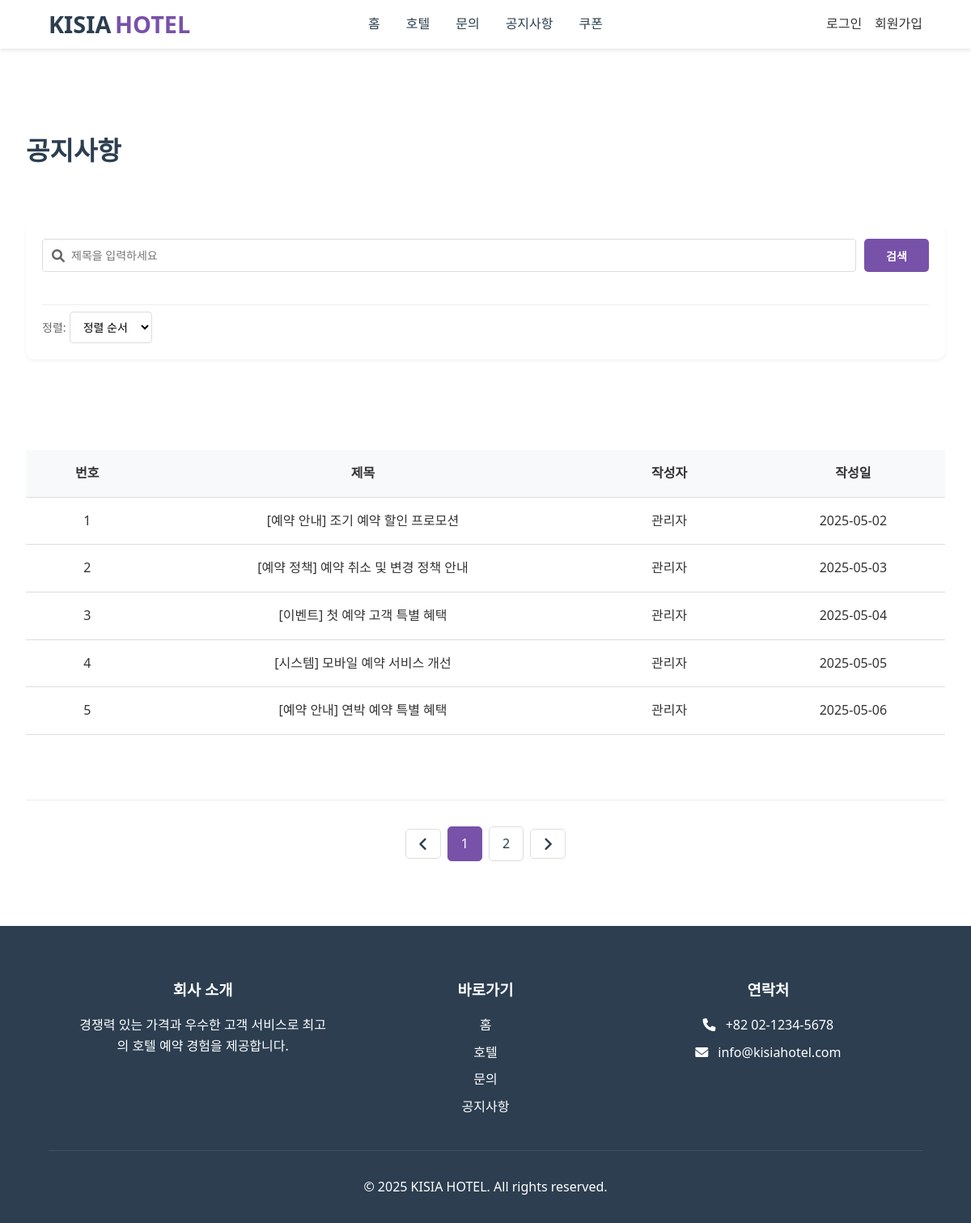
The app's page /notice/notice.php with its own data.
### tables this page shows
CREATE TABLE notices (
    notice_id INT PRIMARY KEY AUTO_INCREMENT,
    user_id INT NOT NULL,
    title VARCHAR(255) NOT NULL,
    content TEXT NOT NULL,
    created_at DATETIME DEFAULT CURRENT_TIMESTAMP,
    is_released BOOLEAN DEFAULT TRUE,
    FOREIGN KEY (user_id) REFERENCES users(user_id)
);

CREATE TABLE users (
    user_id INT PRIMARY KEY AUTO_INCREMENT,
    username VARCHAR(50) NOT NULL,
    real_id VARCHAR(50) NOT NULL UNIQUE,
    password VARCHAR(255) NOT NULL,
    email VARCHAR(100) NOT NULL UNIQUE,
    phone VARCHAR(20),
    created_at DATETIME NOT NULL DEFAULT CURRENT_TIMESTAMP,
    is_admin BOOLEAN DEFAULT FALSE,
    terms BOOLEAN DEFAULT FALSE,
    marketing BOOLEAN DEFAULT FALSE,
    profile_image VARCHAR(255) DEFAULT '/image/default_profile.jpg',
    point INT DEFAULT 0,
    vip BOOLEAN DEFAULT FALSE,
    vip_status ENUM('auto', 'manual') DEFAULT 'auto'
);

### src/includes/notice_info.php (called while the page is built, shortened)
<?php
include_once __DIR__ . '/../includes/db_connection.php';
include_once __DIR__ . '/../includes/pagination.php';
$search = isset($_GET['search']) ? trim($_GET['search']) : '';
$sort = isset($_GET['sort']) ? $_GET['sort'] : 'recent';
$page = isset($_GET['page']) ? (int)$_GET['page'] : 1;
$page = max(1, $page);
$items_per_page = 5;
$offset = ($page - 1) * $items_per_page;
$query = "SELECT n.*, u.username
          FROM notices n
          JOIN users u ON n.user_id = u.user_id
          WHERE n.is_released = 1";
$query .= ($sort === 'recent') ? " ORDER BY n.notice_id ASC" : " ORDER BY n.notice_id DESC";
$query .= " LIMIT $offset, $items_per_page";
$result = $conn->query($query);
if (!$result) {
    echo "<script>alert('목록 조회 오류: " . $conn->error . "');</script>";
    $notice_list = array();
} else {
    $notice_list = array();
    if ($result->num_rows > 0) {
        while ($row = $result->fetch_assoc()) {
            $notice_list[] = [
                'notice_id' => $row['notice_id'],
                'title' => $row['title'],
                'username' => $row['username'],
                'created_at' => $row['created_at']
            ];
        }
    }
}
?>

### src/notice/notice.php (the view, shortened to what this page needs)
<?php
include_once __DIR__ . '/../includes/header.php';
include_once __DIR__ . '/../includes/notice_info.php';
?>
<main class="inquiry-board-container">
    <div class="inquiry-board-header">
        <h1 class="inquiry-board-title">공지사항</h1>
    </div>
    <div class="hotels-search-sort-container">
        <form class="hotels-search-box" method="get">
            <div class="hotels-search-row">
                <div class="hotels-search-input">
                    <i class="fas fa-search"></i>
                    <input class="hotels-search-input-input" type="text" name="search" placeholder="제목을 입력하세요" value="<?= $search ?>">
                </div>
                <button class="style-search-btn" type="submit">검색</button>
            </div>
        </form>
        <div class="controls-row">
            <form method="get" action="notice.php" class="sort-form">
                <span class="sort-label">정렬:</span>
                <select name="sort" class="sort-select" onchange="this.form.submit()">
                    <option value="none" <?= isset($_GET['sort']) && $_GET['sort'] === 'none' ? 'selected' : '' ?>>정렬 순서</option>
                </select>
            </form>
        </div>
    </div>
    <?php if (empty($notice_list)): ?>
        <p class="no-results">검색 결과가 없습니다.</p>
    <?php else: ?>
        <table class="inquiry-board-table">
            <thead>
                <tr>
                    <th style="width: 10%">번호</th>
                    <th style="width: 35%">제목</th>
                    <th style="width: 15%">작성자</th>
                    <th style="width: 15%">작성일</th>
                </tr>
            </thead>
            <tbody>
                <?php
                $start_num = ($page - 1) * 5 + 1;
                foreach ($notice_list as $notice):
                ?>
                    <tr>
                        <td><?= $start_num++ ?></td>
                        <td>
                            <a href="../notice/notice-detail.php?notice_id=<?= $notice['notice_id'] ?>">
                                <?= $notice['title'] ?>
                            </a>
                        </td>
                        <td><?= $notice['username'] ?></td>
                        <td><?= date('Y-m-d', strtotime($notice['created_at'])) ?></td>
                    </tr>
                <?php endforeach; ?>
            </tbody>
        </table>
        <?php
        include_once __DIR__ . '/../includes/pagination.php';
        ?>
    <?php endif; ?>
</main>
<?php include_once __DIR__ . '/../includes/footer.php'; ?>

### src/style/styles.css (style rules this page uses)
* { margin: 0; padding: 0; box-sizing: border-box; font-family: 'Segoe UI', Tahoma, Geneva, Verdana, sans-serif; }
body { line-height: 1.6; color: #333; }
a { text-decoration: none; color: inherit; }
.style-search-btn { background: linear-gradient(to right, #7851A9, #7851A9); color: white; border: none; border-radius: 5px; padding: 10px 20px; cursor: pointer; font-size: 14px; font-weight: 600; transition: background 0.3s ease; min-width: 80px; }

### src/style/inquiry.css (style rules this page uses)
.inquiry-board-container { max-width: 1200px; margin: 0 auto; padding: 2rem; }
.inquiry-board-header { display: flex; justify-content: space-between; align-items: center; margin-bottom: 4rem; margin-top: 8rem; }
.inquiry-board-title { font-size: 2rem; color: #2c3e50; margin: 0; }
.inquiry-board-table { width: 100%; border-collapse: collapse; margin-bottom: 2rem; }
.inquiry-board-table th, .inquiry-board-table td { padding: 1rem; text-align: center; border-bottom: 1px solid #ddd; }
.inquiry-board-table th { background-color: #f8f9fa; font-weight: 600; }

### src/style/review.css (style rules this page uses)
.controls-row { display: flex; justify-content: space-between; align-items: center; padding-top: 8px; border-top: 1px solid #eee; margin-top: 2rem; }
.sort-label { color: #666; font-size: 14px; }
.sort-select { padding: 8px 12px; border: 1px solid #ddd; border-radius: 4px; font-size: 14px; background-color: white; cursor: pointer; }

### src/style/hotels.css (style rules this page uses)
.hotels-search-sort-container { display: flex; flex-direction: column; gap: 8px; margin-bottom: 7rem; padding: 20px; background-color: white; border-radius: 10px; box-shadow: 0 2px 4px rgba(0,0,0,0.05); margin-top: 2rem; margin-bottom: 7rem; }
.hotels-search-box { width: 100%; }
.hotels-search-row { display: flex; gap: 10px; }
.hotels-search-input { flex: 1; position: relative; display: flex; align-items: center; }
.hotels-search-input i { position: absolute; left: 12px; color: #666; }
.hotels-search-input-input { width: 100%; padding: 10px 12px 10px 35px; border: 1px solid #ddd; border-radius: 4px; font-size: 14px; }

### records on screen
notices: title "[예약 안내] 조기 예약 할인 프로모션", user.username "관리자", created_at "2025-05-02"
notices: title "[예약 정책] 예약 취소 및 변경 정책 안내", user.username "관리자", created_at "2025-05-03"
notices: title "[이벤트] 첫 예약 고객 특별 혜택", user.username "관리자", created_at "2025-05-04"
notices: title "[시스템] 모바일 예약 서비스 개선", user.username "관리자", created_at "2025-05-05"
notices: title "[예약 안내] 연박 예약 특별 혜택", user.username "관리자", created_at "2025-05-06"
